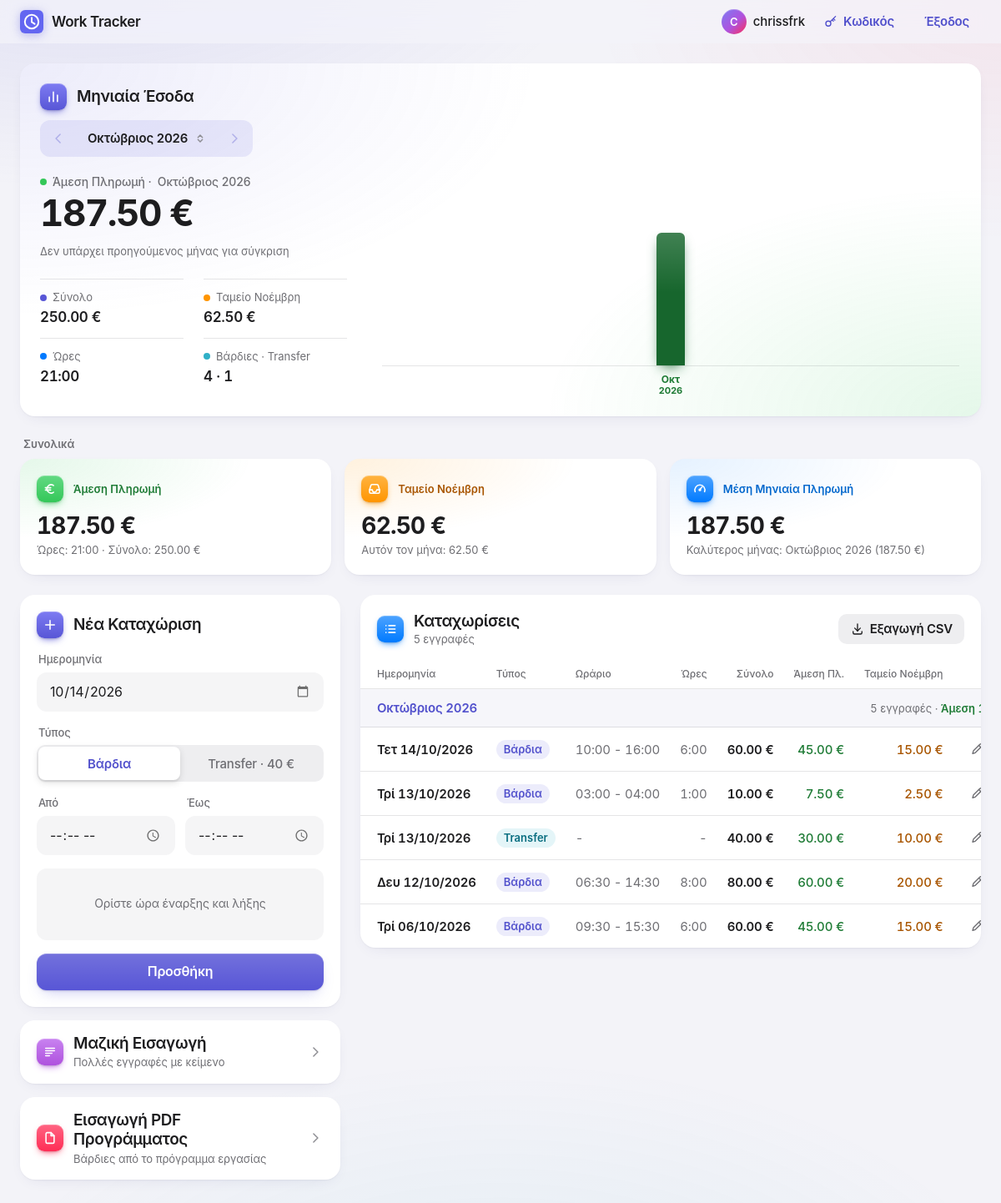
/ (signed in), run on the app's committed database.
### tables this page shows
CREATE TABLE users (
                    id INTEGER PRIMARY KEY AUTOINCREMENT,
                    username TEXT NOT NULL UNIQUE COLLATE NOCASE,
                    password_hash TEXT NOT NULL,
                    created_at TEXT
                , is_admin INTEGER NOT NULL DEFAULT 0, disabled INTEGER NOT NULL DEFAULT 0, session_epoch INTEGER NOT NULL DEFAULT 0, last_login_at TEXT, must_change_password INTEGER NOT NULL DEFAULT 0);

CREATE TABLE records (
                    id INTEGER PRIMARY KEY AUTOINCREMENT,
                    date TEXT,
                    type TEXT,
                    description TEXT,
                    hours REAL,
                    total_eur REAL,
                    direct_eur REAL,
                    fund_eur REAL
                , user_id INTEGER REFERENCES users(id));

### app.py (the view)
@app.route("/")
def index():
    if g.user is None:
        return render_template("home.html")
    editing = None
    edit_id = request.args.get("edit", type=int)
    if edit_id is not None:
        editing = core.get_record(g.user["id"], edit_id)
    form = {"date": core.now_local().strftime("%Y-%m-%d"), "type": "shift", "start": "", "end": ""}
    if editing:
        form["date"] = editing["date"]
        form["type"] = editing["type"]
        if editing["type"] == "shift" and " - " in editing["description"]:
            form["start"], form["end"] = editing["description"].split(" - ")
    records = []
    for r in core.list_records(g.user["id"]):
        records.append({
            "id": r["id"],
            "month": r["date"][:7],
            "date": core.format_date_display(r["date"]),
            "type": r["type"],
            "desc": "-" if r["type"] == "transfer" else r["description"],
            "hours": core.format_hours_to_clock(r["hours"]),
            "total": f"{r['total_eur']:.2f} €",
            "direct": f"{r['direct_eur']:.2f} €",
            "fund": f"{r['fund_eur']:.2f} €",
        })
    monthly = core.get_monthly_totals(g.user["id"])
    months = core.get_month_overview(monthly)
    month_index = next((i for i, m in enumerate(months) if m["key"] == request.args.get("month")),
                       next(i for i, m in enumerate(months) if m["current"]))
    by_key = {m["key"]: m for m in months}
    record_groups = []
    for rec in records:
        if not record_groups or record_groups[-1]["key"] != rec["month"]:
            m = by_key.get(rec["month"], {})
            record_groups.append({"key": rec["month"], "label": m.get("label", rec["month"]),
                                  "direct": m.get("direct"), "records": []})
        record_groups[-1]["records"].append(rec)
    return render_template("index.html", stats=core.get_stats(monthly), records=records, record_groups=record_groups,
                           form=form, editing=editing, months=months, month_index=month_index)

### app.py (called while the page is built, shortened)
def invite_code():
    return core.registration_state()["code"]

@app.before_request
def load_user():
    g.user = None
    user_id = session.get("user_id")
    if user_id is not None:
        g.user = core.get_user(user_id)
        if g.user is None or g.user["disabled"] or session.get("epoch", 0) != g.user["session_epoch"]:
            g.user = None
            session.clear()
    if g.user is None and request.endpoint not in ("login", "register", "static", "home", "index"):
        return redirect(url_for("login"))
    if g.user and g.user["must_change_password"] and request.endpoint not in ("change_password", "logout", "static"):
        return redirect(url_for("change_password"))

def csrf_token():
    if "csrf" not in session:
        session["csrf"] = secrets.token_urlsafe(32)
    return session["csrf"]

@app.before_request
def check_csrf():
    if request.method != "POST":
        return None

@app.after_request
def security_headers(response):
    response.headers.setdefault("X-Content-Type-Options", "nosniff")
    response.headers.setdefault("X-Frame-Options", "DENY")
    response.headers.setdefault("Referrer-Policy", "same-origin")
    return response

@app.context_processor
def inject_globals():
    return {"current_user": g.get("user"), "registration_open": bool(invite_code()), "csrf_token": csrf_token}

### core.py (called while the page is built)
def now_local():
    return datetime.now(TZ)

def connect():
    return sqlite3.connect(DB_NAME)

def get_user(user_id):
    conn = connect()
    conn.row_factory = sqlite3.Row
    res = conn.execute("SELECT * FROM users WHERE id=?", (user_id,)).fetchone()
    conn.close()
    return dict(res) if res else None

def get_settings():
    conn = connect()
    rows = conn.execute("SELECT key, value FROM settings").fetchall()
    conn.close()
    return dict(rows)

def registration_state():
    settings = get_settings()
    stored = settings.get("invite_code") or os.environ.get("INVITE_CODE", "")
    is_open = settings.get("registration") != "off"
    return {"open": is_open, "code": stored if is_open else "", "stored_code": stored,
            "from_env": not settings.get("invite_code") and bool(stored)}

def format_hours_to_clock(decimal_hours):
    if decimal_hours == 0: return "-"
    h = int(decimal_hours)
    m = int(round((decimal_hours - h) * 60))
    return f"{h}:{m:02d}"

def format_date_display(date_str):
    d = datetime.strptime(date_str, "%Y-%m-%d")
    return f"{GR_DAYS[d.weekday()]}  {d.strftime('%d/%m/%Y')}"

### templates/index.html (shortened to what this page needs)
{% extends "base.html" %}
{% from "_icons.html" import icon, chip %}
{% block navbar %}
<header class="navbar" id="navbar">
  <div class="navbar-inner">
    <h1 class="brand">
      <a href="{{ url_for('index') }}">
        <img src="{{ url_for('static', filename='icon.svg') }}" alt="" width="28" height="28">
        <span>Work Tracker</span>
      </a>
    </h1>
    <div class="account">
      <span class="avatar" aria-hidden="true">{{ current_user.username[:1]|upper }}</span>
      <span class="account-name">{{ current_user.username }}</span>
      <a class="btn btn-plain btn-sm" href="{{ url_for('change_password') }}" aria-label="Αλλαγή κωδικού">{{ icon('key') }}<span class="account-label">Κωδικός</span></a>
      <a class="btn btn-plain btn-sm" href="{{ url_for('logout') }}">Έξοδος</a>
    </div>
  </div>
</header>
{% endblock %}
{% block content %}
{% set m = months[month_index] %}
{% set prev_url = url_for('index', month=months[month_index - 1].key) ~ '#revenue' if month_index > 0 else None %}
{% set next_url = url_for('index', month=months[month_index + 1].key) ~ '#revenue' if month_index < months|length - 1 else None %}
<section class="card overview" id="revenue" aria-labelledby="revenue-title">
  <div class="overview-summary">
    <div class="overview-head">
      <div class="card-title">{{ chip('chart', 'indigo') }}<h2 class="title3" id="revenue-title">Μηνιαία Έσοδα</h2></div>
      <form method="get" action="{{ url_for('index') }}#revenue" class="stepper">
        <a class="btn btn-icon" data-step="-1" aria-label="Προηγούμενος μήνας"
           {% if prev_url %}href="{{ prev_url }}"{% else %}aria-disabled="true"{% endif %}>{{ icon('chevron-left') }}</a>
        <select name="month" aria-label="Επιλογή μήνα">
          {% for o in months|reverse %}
          <option value="{{ o.key }}" {% if o.key == m.key %}selected{% endif %}>{{ o.label }}</option>
          {% endfor %}
        </select>
        <a class="btn btn-icon" data-step="1" aria-label="Επόμενος μήνας"
           {% if next_url %}href="{{ next_url }}"{% else %}aria-disabled="true"{% endif %}>{{ icon('chevron-right') }}</a>
      </form>
    </div>
    <div class="overview-hero" aria-live="polite">
      <p class="key key-direct">Άμεση Πληρωμή · <span data-field="label">{{ m.label }}</span></p>
      <p class="hero-value" data-field="direct">{{ m.direct }}</p>
      <p class="delta">
        {% set no_delta = 'Δεν υπάρχει προηγούμενος μήνας για σύγκριση' %}
        <span data-field="vs" data-empty="{{ no_delta }}">{{ m.delta.vs if m.delta else no_delta }}</span>
      </p>
    </div>
    <dl class="metrics">
      <div><dt class="key key-total">Σύνολο</dt><dd data-field="total">{{ m.total }}</dd></div>
      <div><dt class="key key-fund">Ταμείο Νοέμβρη</dt><dd data-field="fund">{{ m.fund }}</dd></div>
      <div><dt class="key key-hours">Ώρες</dt><dd data-field="hours">{{ m.hours }}</dd></div>
      <div><dt class="key key-count">Βάρδιες · Transfer</dt><dd data-field="counts">{{ m.counts }}</dd></div>
    </dl>
  </div>
  <div class="chart-wrap">
    <div class="chart" aria-label="Άμεση πληρωμή ανά μήνα">
      {% for o in months %}
      <a class="bar{% if o.current %} is-current{% endif %}" href="{{ url_for('index', month=o.key) }}#revenue"
         tabindex="-1" title="{{ o.label }} · {{ o.direct }}" aria-label="{{ o.label }}: {{ o.direct }}"
         aria-current="{{ 'true' if loop.index0 == month_index else 'false' }}">
        <span class="bar-track"><span class="bar-fill" style="--h: {{ o.height }}%"></span></span>
        <span class="bar-label">{{ o.short }}<small>{{ o.year if loop.first or o.key.endswith('-01') else '' }}</small></span>
      </a>
      {% endfor %}
    </div>
  </div>
</section>
<section class="totals" aria-labelledby="totals-title">
  <h2 class="section-label" id="totals-title">Συνολικά</h2>
  <div class="stats">
    {% for key, title, tone, glyph in [('total', 'Άμεση Πληρωμή', 'green', 'euro'),
                                        ('fund', 'Ταμείο Νοέμβρη', 'orange', 'tray'),
                                        ('avg', 'Μέση Μηνιαία Πληρωμή', 'blue', 'gauge')] %}
    <div class="card stat tone-{{ tone }}">
      <div class="stat-head">{{ chip(glyph, tone) }}<p class="stat-label">{{ title }}</p></div>
      <p class="stat-value">{{ stats[key][0] }}</p>
      <p class="stat-sub">{{ stats[key][1] }}</p>
    </div>
    {% endfor %}
  </div>
</section>
<div class="workspace">
  <aside class="sidebar">
    <form method="post" id="entry-form" class="card entry stack{% if editing %} is-editing{% endif %}"
          action="{{ url_for('save_record', rec_id=editing.id) if editing else url_for('create_record') }}">
      <div class="card-header">
        <div class="card-title">{{ chip('pencil' if editing else 'plus', 'indigo') }}<h2 class="title3">{{ 'Επεξεργασία Καταχώρισης' if editing else 'Νέα Καταχώριση' }}</h2></div>
      </div>
      <div class="field">
        <label class="field-label" for="date">Ημερομηνία</label>
        <input type="date" id="date" name="date" value="{{ form.date }}" required>
      </div>
      <fieldset class="field">
        <legend class="field-label">Τύπος</legend>
        <div class="segmented">
          <label><input type="radio" name="type" value="shift" {% if form.type == 'shift' %}checked{% endif %}><span>Βάρδια</span></label>
          <label><input type="radio" name="type" value="transfer" {% if form.type == 'transfer' %}checked{% endif %}><span>Transfer · 40 €</span></label>
        </div>
      </fieldset>
      <div class="collapsible" id="time-fields">
        <div class="collapsible-body">
          <div class="field-row">
            <div class="field">
              <label class="field-label" for="start">Από</label>
              <input type="time" id="start" name="start" value="{{ form.start }}">
            </div>
            <div class="field">
              <label class="field-label" for="end">Έως</label>
              <input type="time" id="end" name="end" value="{{ form.end }}">
            </div>
          </div>
        </div>
      </div>
      <output class="preview" id="preview" for="start end" aria-live="polite"></output>
      <div class="btn-row">
        <button type="submit" class="btn btn-primary">{{ 'Αποθήκευση' if editing else 'Προσθήκη' }}</button>
      </div>
    </form>
    <details class="card disclosure">
      <summary>
        {{ chip('text', 'purple') }}
        <span class="disclosure-title">
          <span class="title3">Μαζική Εισαγωγή</span>
          <span class="footnote secondary">Πολλές εγγραφές με κείμενο</span>
        </span>
        {{ icon('chevron-right', 'icon disclosure-chevron') }}
      </summary>
    </details>
    <details class="card disclosure">
      <summary>
        {{ chip('doc', 'pink') }}
        <span class="disclosure-title">
          <span class="title3">Εισαγωγή PDF Προγράμματος</span>
          <span class="footnote secondary">Βάρδιες από το πρόγραμμα εργασίας</span>
        </span>
        {{ icon('chevron-right', 'icon disclosure-chevron') }}
      </summary>
    </details>
  </aside>
  <section class="card records" aria-labelledby="records-title">
    <div class="records-header">
      <div class="card-title">
        {{ chip('list', 'blue') }}
        <div>
        <h2 class="title3" id="records-title">Καταχωρίσεις</h2>
        <p class="footnote secondary">{{ records|length }} {{ 'εγγραφή' if records|length == 1 else 'εγγραφές' }}</p>
        </div>
      </div>
      {% if records %}
      <a class="btn btn-secondary btn-sm" href="{{ url_for('export_csv') }}">{{ icon('download') }}Εξαγωγή CSV</a>
      {% endif %}
    </div>
    {% if records %}
    <table>
      <thead>
        <tr>
          <th scope="col">Ημερομηνία</th><th scope="col">Τύπος</th><th scope="col">Ωράριο</th>
          <th scope="col" class="num">Ώρες</th><th scope="col" class="num">Σύνολο</th><th scope="col" class="num">Άμεση Πλ.</th>
          <th scope="col" class="num">Ταμείο Νοέμβρη</th><th scope="col"><span class="visually-hidden">Ενέργειες</span></th>
        </tr>
      </thead>
      {% for group in record_groups %}
      <tbody>
        <tr class="group-row">
          <th colspan="8" scope="rowgroup">
            <span class="group-head">
              <span>{{ group.label }}</span>
              <span class="group-meta">{{ group.records|length }} {{ 'εγγραφή' if group.records|length == 1 else 'εγγραφές' }}{% if group.direct %} · <span class="group-direct">Άμεση {{ group.direct }}</span>{% endif %}</span>
            </span>
          </th>
        </tr>
        {% for r in group.records %}
        <tr class="rec-{{ r.type }}{% if editing and editing.id == r.id %} selected{% endif %}">
          <td class="c-date">{{ r.date }}</td>
          <td class="c-type"><span class="type-badge {{ r.type }}">{{ 'Βάρδια' if r.type == 'shift' else 'Transfer' }}</span></td>
          <td class="c-desc">{{ r.desc }}</td>
          <td class="num c-hours" data-label="Ώρες">{{ r.hours }}</td>
          <td class="num c-total" data-label="Σύνολο">{{ r.total }}</td>
          <td class="num c-direct" data-label="Άμεση">{{ r.direct }}</td>
          <td class="num c-fund" data-label="Ταμείο">{{ r.fund }}</td>
          <td class="actions">
            <a class="icon-btn" href="{{ url_for('index', edit=r.id) }}#entry-form" title="Επεξεργασία" aria-label="Επεξεργασία: {{ r.date }}">{{ icon('pencil') }}</a>
          </td>
        </tr>
        {% endfor %}
      </tbody>
      {% endfor %}
    </table>
    {% endif %}
  </section>
</div>
{% endblock %}

### templates/_icons.html (shortened to what this page needs)
{% macro chip(name, tone) -%}
<span class="chip tone-{{ tone }}" aria-hidden="true">{{ icon(name) }}</span>
{%- endmacro %}
{% macro icon(name, class="icon") -%}
<svg class="{{ class }}" viewBox="0 0 24 24" aria-hidden="true" focusable="false">{{ ICONS[name]|safe }}</svg>
{%- endmacro %}

### data on the page
users: username "C", username "chrissfrk"
records: date "Τετ 14/10/2026", type "Βάρδια", desc "10:00 - 16:00", hours "6:00", total "60.00 €", direct "45.00 €", fund "15.00 €"
records: date "Τρί 13/10/2026", type "Βάρδια", desc "03:00 - 04:00", hours "1:00", total "10.00 €", direct "7.50 €", fund "2.50 €"
records: date "Τρί 13/10/2026", type "Transfer", desc "-", hours "-", total "40.00 €", direct "30.00 €", fund "10.00 €"
records: date "Δευ 12/10/2026", type "Βάρδια", desc "06:30 - 14:30", hours "8:00", total "80.00 €", direct "60.00 €", fund "20.00 €"
records: date "Τρί 06/10/2026", type "Βάρδια", desc "09:30 - 15:30", hours "6:00", total "60.00 €", direct "45.00 €", fund "15.00 €"

### other printed values
{{ m.label }} "Οκτώβριος 2026"
{{ m.direct }} "187.50 €"
{{ m.delta.vs if m.delta else no_delta }} "Δεν υπάρχει προηγούμενος μήνας για σύγκριση"
{{ m.total }} "250.00 €"
{{ m.fund }} "62.50 €"
{{ m.hours }} "21:00"
{{ m.counts }} "4 · 1"
{{ o.short }} "Οκτ"
{{ o.year if loop.first or o.key.endswith('-01') else '' }} "2026"
{{ title }} "Άμεση Πληρωμή" "Ταμείο Νοέμβρη" "Μέση Μηνιαία Πληρωμή"
{{ stats[key][0] }} "187.50 €" "62.50 €" "187.50 €"
{{ stats[key][1] }} "Ώρες: 21:00 · Σύνολο: 250.00 €" "Αυτόν τον μήνα: 62.50 €" "Καλύτερος μήνας: Οκτώβριος 2026 (187.50 €)"
{{ 'Επεξεργασία Καταχώρισης' if editing else 'Νέα Καταχώριση' }} "Νέα Καταχώριση"
{{ 'Αποθήκευση' if editing else 'Προσθήκη' }} "Προσθήκη"
{{ records|length }} "5"
